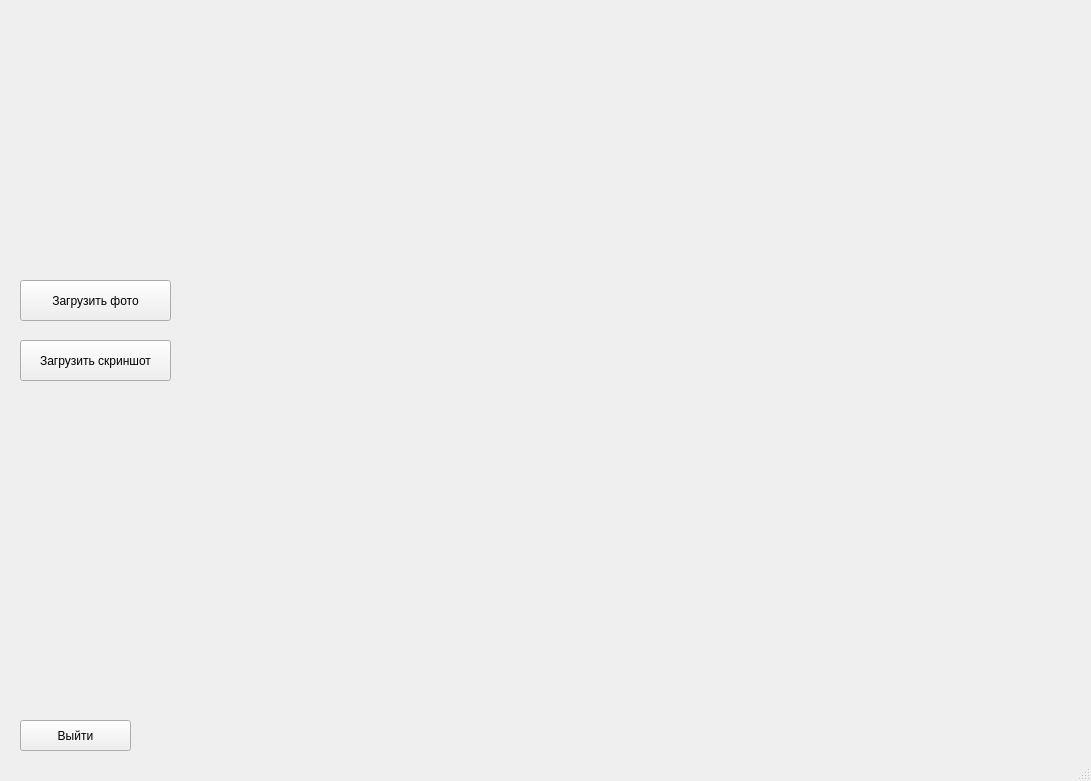
<?xml version="1.0" encoding="UTF-8"?>
<ui version="4.0">
 <class>MainWindow</class>
 <widget class="QMainWindow" name="MainWindow">
  <property name="enabled">
   <bool>true</bool>
  </property>
  <property name="geometry">
   <rect>
    <x>0</x>
    <y>0</y>
    <width>1091</width>
    <height>781</height>
   </rect>
  </property>
  <property name="sizePolicy">
   <sizepolicy hsizetype="Fixed" vsizetype="Fixed">
    <horstretch>0</horstretch>
    <verstretch>0</verstretch>
   </sizepolicy>
  </property>
  <property name="minimumSize">
   <size>
    <width>1091</width>
    <height>781</height>
   </size>
  </property>
  <property name="maximumSize">
   <size>
    <width>1091</width>
    <height>781</height>
   </size>
  </property>
  <property name="cursor">
   <cursorShape>ArrowCursor</cursorShape>
  </property>
  <property name="windowTitle">
   <string>PhotoCloud</string>
  </property>
  <property name="documentMode">
   <bool>false</bool>
  </property>
  <widget class="QWidget" name="centralwidget">
   <widget class="QPushButton" name="exitButton">
    <property name="geometry">
     <rect>
      <x>20</x>
      <y>720</y>
      <width>111</width>
      <height>31</height>
     </rect>
    </property>
    <property name="sizePolicy">
     <sizepolicy hsizetype="Fixed" vsizetype="Fixed">
      <horstretch>0</horstretch>
      <verstretch>0</verstretch>
     </sizepolicy>
    </property>
    <property name="text">
     <string>Выйти</string>
    </property>
    <property name="checkable">
     <bool>false</bool>
    </property>
   </widget>
   <widget class="QPushButton" name="loadButton">
    <property name="geometry">
     <rect>
      <x>20</x>
      <y>280</y>
      <width>151</width>
      <height>41</height>
     </rect>
    </property>
    <property name="text">
     <string>Загрузить фото</string>
    </property>
   </widget>
   <widget class="QPushButton" name="loadScreenButton">
    <property name="geometry">
     <rect>
      <x>20</x>
      <y>340</y>
      <width>151</width>
      <height>41</height>
     </rect>
    </property>
    <property name="text">
     <string>Загрузить скриншот</string>
    </property>
   </widget>
   <widget class="QWidget" name="gridLayoutWidget">
    <property name="geometry">
     <rect>
      <x>200</x>
      <y>20</y>
      <width>881</width>
      <height>731</height>
     </rect>
    </property>
    <layout class="QGridLayout" name="gridLayout"/>
   </widget>
  </widget>
  <widget class="QStatusBar" name="statusbar"/>
 </widget>
 <resources/>
 <connections/>
</ui>
